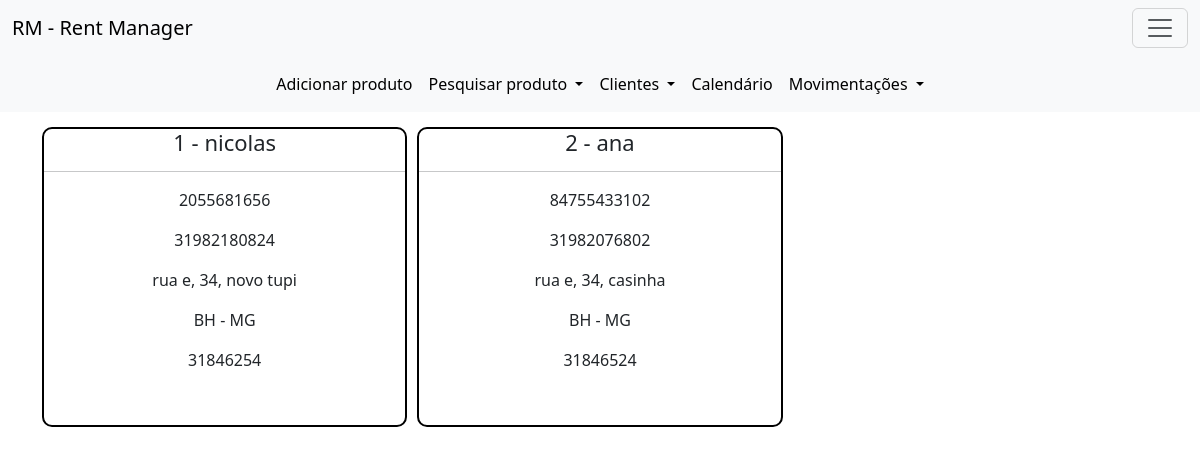
Before: /clientes with the older database file.
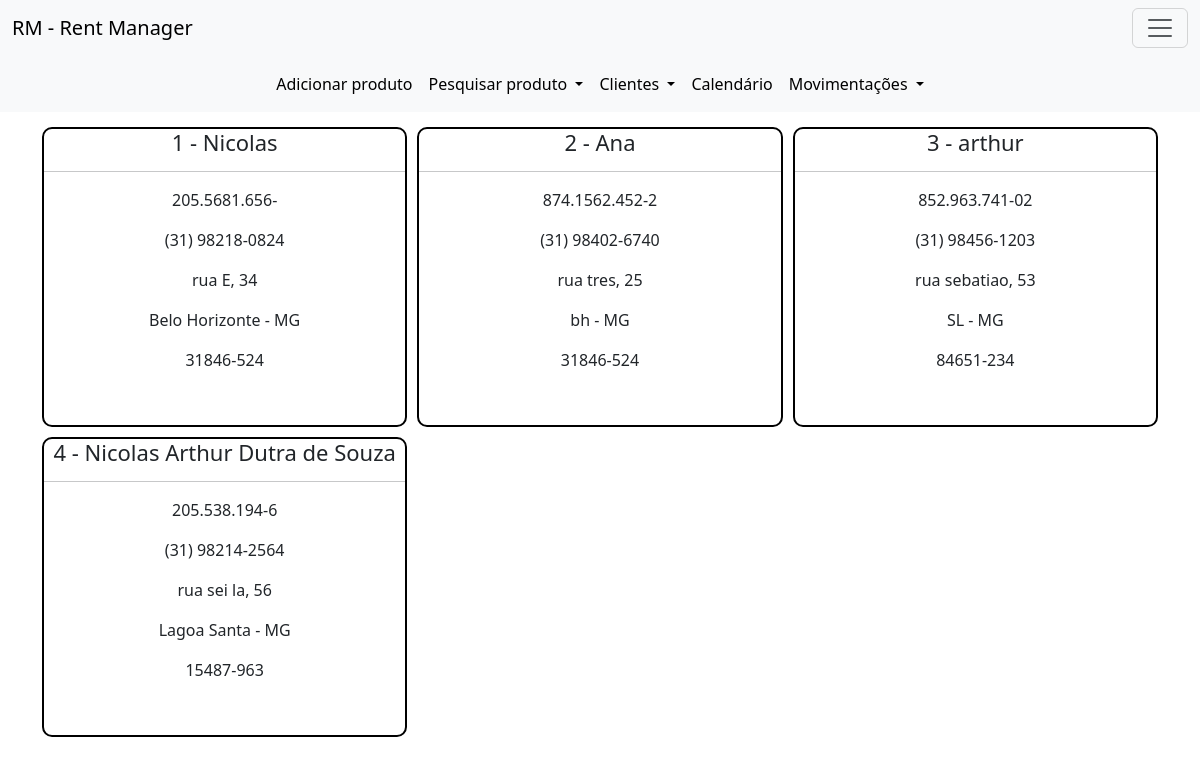
After: the same page with the newer database file.
### models.py (models this page shows)
class Clientes(database.Model, UserMixin):
    id = database.Column(database.Integer, primary_key=True)
    nome = database.Column(database.String, nullable=False)
    telefone = database.Column(database.String, nullable=False)
    endereco = database.Column(database.Text, nullable=False)
    cidade = database.Column(database.String, nullable=False)
    uf = database.Column(database.String, nullable=False) #multipla escolha
    cep = database.Column(database.String, nullable=False)
    cpf = database.Column(database.String, nullable=False)

### routes.py (the view)
@app.route('/clientes', methods=['GET', 'POST'])
def clientes():
    cliente = Clientes.query.with_entities(Clientes.id, Clientes.nome, Clientes.cpf, Clientes.telefone, Clientes.endereco, Clientes.cidade, Clientes.uf, Clientes.cep).all()
    return render_template('clientes.html', cliente=cliente)

### templates/clientes.html
{% extends "base.html" %}
{% block head %}
    <link rel="stylesheet" href="../static/css/clientes.css">
{% endblock %}
{% block body %}
    <div class="container">
        <div class="painel" style="text-align: center;">
            {% for id, nome, cpf, telefone, endereco, cidade, uf, cep in cliente %}
                <div class="client" style="border: 2px solid black;">
                    <h2>{{ id }} - {{ nome }}</h2>
                    <hr>
                    <p>{{ cpf }}</p>
                    <p>{{ telefone }}</p>
                    <p>{{ endereco }}</p>
                    <p>{{ cidade }} - {{ uf }}</p>
                    <p>{{ cep }}</p>
                </div>
            {% endfor %}
        </div>
    </div>
{% endblock %}

### templates/base.html (shortened to what this page needs)
<!DOCTYPE html>
<html lang="en">
<head>
    <link href="https://cdn.jsdelivr.net/npm/bootstrap@5.3.3/dist/css/bootstrap.min.css" rel="stylesheet">
    {% block head %}
    {% endblock %}
</head>
<body>
    {% include 'header.html' %}
    {% include 'navbar.html' %}
    {% block body %}
    {% endblock %}
</body>
</html>

### templates/header.html (shortened to what this page needs)
<nav class="navbar bg-body-tertiary">
    <div class="container-fluid">
      <a class="navbar-brand" href="#">RM - Rent Manager</a>
      <button class="navbar-toggler" type="button" data-bs-toggle="offcanvas" data-bs-target="#offcanvasNavbar" aria-controls="offcanvasNavbar" aria-label="Toggle navigation">
        <span class="navbar-toggler-icon"></span>
      </button>
    </div>
  </nav>

### templates/navbar.html (shortened to what this page needs)
<nav class="navbar navbar-expand-lg bg-body-tertiary">
    <div class="container-fluid">
      <div class="collapse navbar-collapse justify-content-center" id="navbarNavDropdown">
        <ul class="navbar-nav">
          <li class="nav-item">
            <a class="nav-link active" aria-current="page" href="{{ url_for('adcproduto') }}">Adicionar produto</a>
          </li>
          <li class="nav-item dropdown">
            <a class="nav-link active dropdown-toggle" href="#" role="button" data-bs-toggle="dropdown" aria-expanded="false">
              Pesquisar produto
            </a>
          </li>
          <li class="nav-item dropdown">
            <a class="nav-link active dropdown-toggle" href="#" role="button" data-bs-toggle="dropdown" aria-expanded="false">
              Clientes
            </a>
          </li>
          <li class="nav-item">
            <a class="nav-link active" aria-current="page" href="#">Calendário</a>
          </li>
          <li class="nav-item dropdown">
            <a class="nav-link active dropdown-toggle" href="#" role="button" data-bs-toggle="dropdown" aria-expanded="false">
              Movimentações
            </a>
          </li>
        </ul>
      </div>
    </div>
  </nav>

### static/css/clientes.css (style rules this page uses)
.container { margin-top: 15px; }
.painel { display: grid; grid-template-columns: repeat(auto-fill, minmax(300px, 1fr)); gap: 10px; }
.client { width: 100%; height: 300px; border-radius: 10px; }
h2 { font-size: 22px; }

Changed rows visible on the page:
changed Clientes id 1: nome "nicolas" → "Nicolas"; cpf "2055681656" → "205.5681.656-"; telefone "31982180824" → "(31) 98218-0824"; endereco "rua e, 34, novo tupi" → "rua E, 34"; cidade "BH" → "Belo Horizonte"; cep "31846254" → "31846-524"
changed Clientes id 2: nome "ana" → "Ana"; cpf "84755433102" → "874.1562.452-2"; telefone "31982076802" → "(31) 98402-6740"; endereco "rua e, 34, casinha" → "rua tres, 25"; cidade "BH" → "bh"; cep "31846524" → "31846-524"
added Clientes: id "3", nome "arthur", cpf "852.963.741-02", telefone "(31) 98456-1203", endereco "rua sebatiao, 53", cidade "SL", uf "MG", cep "84651-234"
added Clientes: id "4", nome "Nicolas Arthur Dutra de Souza", cpf "205.538.194-6", telefone "(31) 98214-2564", endereco "rua sei la, 56", cidade "Lagoa Santa", uf "MG", cep "15487-963"
